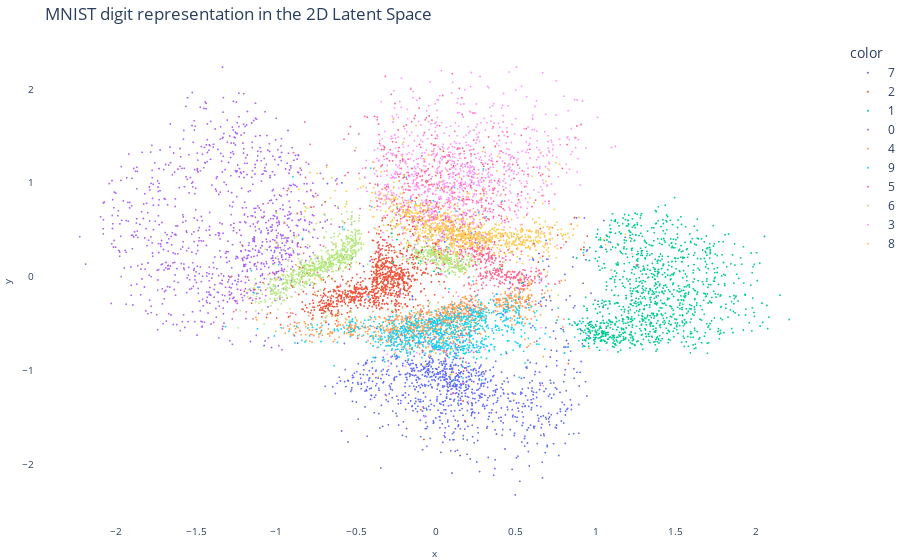

The code cell stored with this chart in its notebook:
### Markdown cell above
Because our latent space is two-dimensional, we can visualize the neighborhoods of different digits on the latent 2D plane:

### Code cell
# Use encoder model to encode inputs into a latent space
X_test_encoded = encoder.predict(X_test)

# Recall that our encoder returns 3 arrays: z-mean, z-log-sigma and z. We plot the values for z
# Create a scatter plot
fig = px.scatter(None, x=X_test_encoded[2][:,0], y=X_test_encoded[2][:,1], 
                 opacity=1, color=y_test.astype(str))

# Change chart background color and dimensions
fig.update_layout(dict(plot_bgcolor = 'white'), margin=dict(l=0, r=0, t=40, b=0))
#, width=1000, height=800)

# Update axes lines
fig.update_xaxes(showgrid=True, gridwidth=1, gridcolor='white', 
                 zeroline=True, zerolinewidth=1, zerolinecolor='white', 
                 showline=True, linewidth=1, linecolor='white',
                 title_font=dict(size=10), tickfont=dict(size=10))

fig.update_yaxes(showgrid=True, gridwidth=1, gridcolor='white', 
                 zeroline=True, zerolinewidth=1, zerolinecolor='white', 
                 showline=True, linewidth=1, linecolor='white',
                 title_font=dict(size=10), tickfont=dict(size=10))

# Set figure title
fig.update_layout(title_text="MNIST digit representation in the 2D Latent Space")

# Update marker size
fig.update_traces(marker=dict(size=2))

fig.show()

### Figure 1 — Plotly figure (JSON) as saved in the notebook; plotly's stock layout.template omitted (floating-point values rounded to 4 significant figures; data arrays with more than 128 entries replaced by an {"elided": "..."} marker saying what was removed)
{"data": [{"hovertemplate": "color=7<br>x=%{x}<br>y=%{y}<extra></extra>", "legendgroup": "7", "marker": {"color": "#636efa", "opacity": 1, "size": 2, "symbol": "circle"}, "mode": "markers", "name": "7", "showlegend": true, "type": "scattergl", "x": {"elided": "1028 float values"}, "xaxis": "x", "y": {"elided": "1028 float values"}, "yaxis": "y"}, {"hovertemplate": "color=2<br>x=%{x}<br>y=%{y}<extra></extra>", "legendgroup": "2", "marker": {"color": "#EF553B", "opacity": 1, "size": 2, "symbol": "circle"}, "mode": "markers", "name": "2", "showlegend": true, "type": "scattergl", "x": {"elided": "1032 float values"}, "xaxis": "x", "y": {"elided": "1032 float values"}, "yaxis": "y"}, {"hovertemplate": "color=1<br>x=%{x}<br>y=%{y}<extra></extra>", "legendgroup": "1", "marker": {"color": "#00cc96", "opacity": 1, "size": 2, "symbol": "circle"}, "mode": "markers", "name": "1", "showlegend": true, "type": "scattergl", "x": {"elided": "1135 float values"}, "xaxis": "x", "y": {"elided": "1135 float values"}, "yaxis": "y"}, {"hovertemplate": "color=0<br>x=%{x}<br>y=%{y}<extra></extra>", "legendgroup": "0", "marker": {"color": "#ab63fa", "opacity": 1, "size": 2, "symbol": "circle"}, "mode": "markers", "name": "0", "showlegend": true, "type": "scattergl", "x": {"elided": "980 float values"}, "xaxis": "x", "y": {"elided": "980 float values"}, "yaxis": "y"}, {"hovertemplate": "color=4<br>x=%{x}<br>y=%{y}<extra></extra>", "legendgroup": "4", "marker": {"color": "#FFA15A", "opacity": 1, "size": 2, "symbol": "circle"}, "mode": "markers", "name": "4", "showlegend": true, "type": "scattergl", "x": {"elided": "982 float values"}, "xaxis": "x", "y": {"elided": "982 float values"}, "yaxis": "y"}, {"hovertemplate": "color=9<br>x=%{x}<br>y=%{y}<extra></extra>", "legendgroup": "9", "marker": {"color": "#19d3f3", "opacity": 1, "size": 2, "symbol": "circle"}, "mode": "markers", "name": "9", "showlegend": true, "type": "scattergl", "x": {"elided": "1009 float values"}, "xaxis": "x", "y": {"elided": "1009 float values"}, "yaxis": "y"}, {"hovertemplate": "color=5<br>x=%{x}<br>y=%{y}<extra></extra>", "legendgroup": "5", "marker": {"color": "#FF6692", "opacity": 1, "size": 2, "symbol": "circle"}, "mode": "markers", "name": "5", "showlegend": true, "type": "scattergl", "x": {"elided": "892 float values"}, "xaxis": "x", "y": {"elided": "892 float values"}, "yaxis": "y"}, {"hovertemplate": "color=6<br>x=%{x}<br>y=%{y}<extra></extra>", "legendgroup": "6", "marker": {"color": "#B6E880", "opacity": 1, "size": 2, "symbol": "circle"}, "mode": "markers", "name": "6", "showlegend": true, "type": "scattergl", "x": {"elided": "958 float values"}, "xaxis": "x", "y": {"elided": "958 float values"}, "yaxis": "y"}, {"hovertemplate": "color=3<br>x=%{x}<br>y=%{y}<extra></extra>", "legendgroup": "3", "marker": {"color": "#FF97FF", "opacity": 1, "size": 2, "symbol": "circle"}, "mode": "markers", "name": "3", "showlegend": true, "type": "scattergl", "x": {"elided": "1010 float values"}, "xaxis": "x", "y": {"elided": "1010 float values"}, "yaxis": "y"}, {"hovertemplate": "color=8<br>x=%{x}<br>y=%{y}<extra></extra>", "legendgroup": "8", "marker": {"color": "#FECB52", "opacity": 1, "size": 2, "symbol": "circle"}, "mode": "markers", "name": "8", "showlegend": true, "type": "scattergl", "x": {"elided": "974 float values"}, "xaxis": "x", "y": {"elided": "974 float values"}, "yaxis": "y"}], "layout": {"legend": {"title": {"text": "color"}, "tracegroupgap": 0}, "margin": {"b": 0, "l": 0, "r": 0, "t": 40}, "plot_bgcolor": "white", "title": {"text": "MNIST digit representation in the 2D Latent Space"}, "xaxis": {"anchor": "y", "domain": [0, 1], "gridcolor": "white", "gridwidth": 1, "linecolor": "white", "linewidth": 1, "showgrid": true, "showline": true, "tickfont": {"size": 10}, "title": {"font": {"size": 10}, "text": "x"}, "zeroline": true, "zerolinecolor": "white", "zerolinewidth": 1}, "yaxis": {"anchor": "x", "domain": [0, 1], "gridcolor": "white", "gridwidth": 1, "linecolor": "white", "linewidth": 1, "showgrid": true, "showline": true, "tickfont": {"size": 10}, "title": {"font": {"size": 10}, "text": "y"}, "zeroline": true, "zerolinecolor": "white", "zerolinewidth": 1}}}
